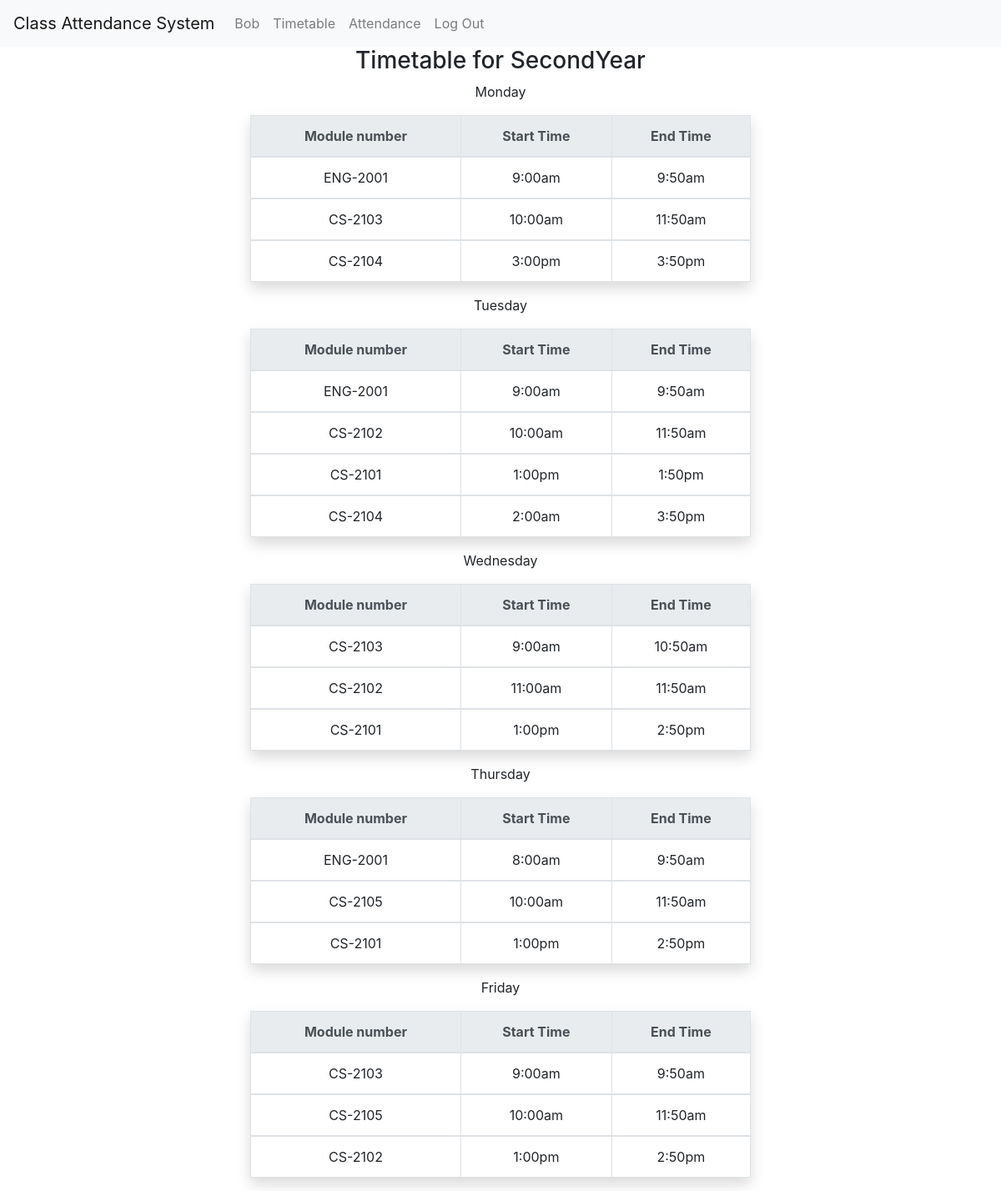
The app's page /timetable/ (signed in) with its own data.
### attendance_app/models.py (models this page shows, shortened)
class User(AbstractUser):
    attending_year = models.CharField(max_length=10)
    roll_no_prefix = models.CharField(max_length=10,default='')
    roll_no_number = models.IntegerField(default=0)
    roll_number = models.CharField(max_length=20,default='')
    classroom      = models.CharField(max_length=20,blank=True)

class Subject(models.Model):
    module_no = models.CharField(max_length=10,primary_key=True)
    module_name = models.CharField(max_length=30)

class Timetable(models.Model):
    classroom = models.ForeignKey(Classroom,on_delete=models.CASCADE,default='')
    subject = models.ForeignKey(ClassroomSubject,on_delete=models.CASCADE)
    day = models.CharField(max_length=15, choices=DAYS)
    start_time = models.CharField(max_length=20,default='')
    end_time = models.CharField(max_length=20,default='')

### attendance_app/views.py (the view)
# urls.py: path('timetable/',views.timetable,name='timetable'),
def timetable(request):
    attending_year = request.user.attending_year
    classroom      = request.user.classroom
    day            = datetime.now().date().strftime("%A")
    days = ["Monday","Tuesday","Wednesday","Thursday","Friday"]
    timetable = {}
    for day in days:
        s = Timetable.objects.filter(classroom_id=classroom,day=day)
        timetable[day] = {}
        for i in s:
            timetable[day][i.subject.subject.module_no] = {}
            timetable[day][i.subject.subject.module_no]["start_time"] = i.start_time
            timetable[day][i.subject.subject.module_no]["end_time"] = i.end_time
    return render(request,'attendance_system/timetable.html',{
        "timetable":timetable,
        "attending_year":attending_year,
        "days":days,
        "s":s
        })

### attendance_app/templates/attendance_system/timetable.html (shortened to what this page needs)
{% extends "attendance_system/layout.html" %}
{% block body %}
<h3 align='center'>Timetable for {{ attending_year }}</h3>
{% for day,t in timetable.items %}
    <table class="table table-bordered shadow table-responsive-sm btn-table" style="width:50%" align="center">
    <p align="center">{{day}}</p>
        <thead class="thead-light">
            <tr align="center">
                <th scope="col">Module number</th>
                <th scope="col">Start Time</th>
                <th scope="col">End Time</th>
            </tr>
        </thead>
        {% for module_no,time in t.items %}
            <tbody>
                <tr align="center" >
                    <td scope="row">{{module_no}}</td>
                    <td scope="row">{{time.start_time}}</td>
                    <td scope="row">{{time.end_time}}</td>
                </tr>
            </tbody>
        {% endfor %}
    </table>
{% endfor %}
{% endblock body %}

### attendance_app/templates/attendance_system/layout.html (shortened to what this page needs)
{% load static %}
<!DOCTYPE html>
<html lang="en">
    <head>
        <link rel="stylesheet" href="https://stackpath.bootstrapcdn.com/bootstrap/4.4.1/css/bootstrap.min.css">
        <link rel="stylesheet" href="https://cdnjs.cloudflare.com/ajax/libs/font-awesome/4.7.0/css/font-awesome.min.css">
    </head>
    <body>
        <nav class="navbar navbar-expand-lg navbar-light bg-light sticky-top">
            <a class="navbar-brand" href="{% url 'index' %}">Class Attendance System</a>
        <div class="collapse navbar-collapse" id="here">
            <ul class="navbar-nav mr-auto">
            {% if user.is_authenticated %}
                <li class="nav-link">{{ user.username }}</li>
                <li class="nav-item">
                    <a class="nav-link" href="{% url 'timetable' %}">Timetable</a>
                </li>
                 <li class="nav-item">
                    <a class="nav-link" href="{% url 'attendance' %}">Attendance</a>
                </li>
                <li class="nav-item">
                    <a class="nav-link" href="{% url 'logout' %}">Log Out</a>
                </li>
            {% endif %}
        </ul>
    </div>
</nav>
            {% block body %}
            {% endblock %}
    </body>
</html>

### records on screen
User: username "Bob", attending_year "SecondYear"
Subject: t "ENG-2001" "ENG-2001" "ENG-2001"
Timetable: start_time "9:00am", end_time "9:50am"
Subject: t "CS-2103" "CS-2103" "CS-2103"
Timetable: start_time "10:00am", end_time "11:50am"
Subject: t "CS-2104" "CS-2104"
Timetable: start_time "3:00pm", end_time "3:50pm"
Timetable: start_time "9:00am", end_time "9:50am"
Subject: t "CS-2102" "CS-2102" "CS-2102"
Timetable: start_time "10:00am", end_time "11:50am"
Subject: t "CS-2101" "CS-2101" "CS-2101"
Timetable: start_time "1:00pm", end_time "1:50pm"
Timetable: start_time "2:00am", end_time "3:50pm"
Timetable: start_time "9:00am", end_time "10:50am"
Timetable: start_time "11:00am", end_time "11:50am"
Timetable: start_time "1:00pm", end_time "2:50pm"
Timetable: start_time "8:00am", end_time "9:50am"
Subject: t "CS-2105" "CS-2105"
Timetable: start_time "10:00am", end_time "11:50am"
Timetable: start_time "1:00pm", end_time "2:50pm"
Timetable: start_time "9:00am", end_time "9:50am"
Timetable: start_time "10:00am", end_time "11:50am"
Timetable: start_time "1:00pm", end_time "2:50pm"

### other values on screen
{{ day }} "Monday" "Tuesday" "Wednesday" "Thursday" "Friday"
